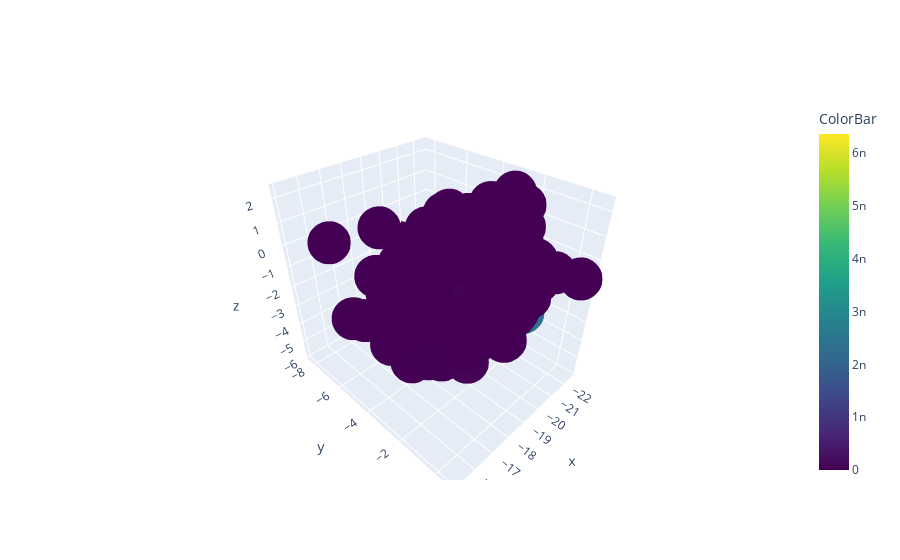

The notebook cell saved with this chart:
### Code cell
fig= [go.Scatter3d(
    x= featref[:,0],
    y= featref[:,1],
    z= featref[:,2],
    mode= 'markers',
    marker= {
        'color':grid_likes,
        'colorbar': go.ColorBar(
            title= 'ColorBar'
        ),
        'colorscale':'Viridis',
        'line': {'width': 0},
        'size': 15,
        'symbol': 'circle',
      "opacity": 1
      }
)]


layout= go.Layout()

Figure= go.Figure(data= fig, layout= layout)

iplot(Figure)

### Figure 1 — Plotly figure (JSON) as saved in the notebook; plotly's stock layout.template omitted (floating-point values rounded to 4 significant figures; data arrays with more than 128 entries replaced by an {"elided": "..."} marker saying what was removed)
{"data": [{"marker": {"color": {"elided": "400 float values"}, "colorbar": {"title": {"text": "ColorBar"}}, "colorscale": [[0, "#440154"], [0.1111, "#482878"], [0.2222, "#3e4989"], [0.3333, "#31688e"], [0.4444, "#26828e"], [0.5556, "#1f9e89"], [0.6667, "#35b779"], [0.7778, "#6ece58"], [0.8889, "#b5de2b"], [1, "#fde725"]], "line": {"width": 0}, "opacity": 1, "size": 15, "symbol": "circle"}, "mode": "markers", "type": "scatter3d", "x": {"elided": "256 float values"}, "y": {"elided": "256 float values"}, "z": {"elided": "256 float values"}}], "layout": {}}
